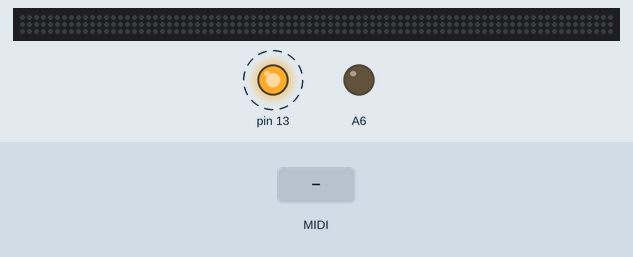
Simulated run of this sketch. Board: Teensy 4. Shown: 85×3 RGB LED matrix (first LED top left, wired row by row), output pins drawn as LEDs (lit = HIGH). Dashed ring = blinking. Inputs (shaded band) come from the test bench. The strip is taken to match the declared colour order; random numbers use the default seed unless the sketch sets one.

Above: at 1.2 s.
1.3 s: MIDI note 36 received
At 1.53 s:
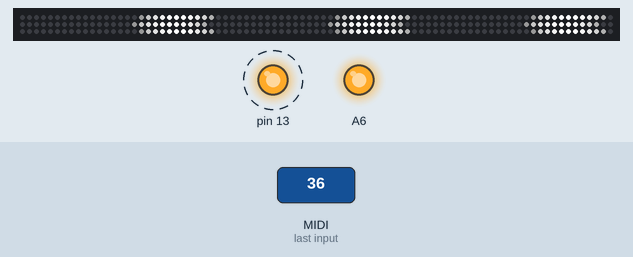
4.2 s: MIDI note 48 received
At 4.41 s:
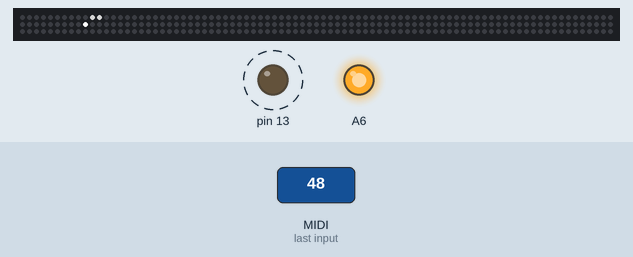
At 5.5 s:
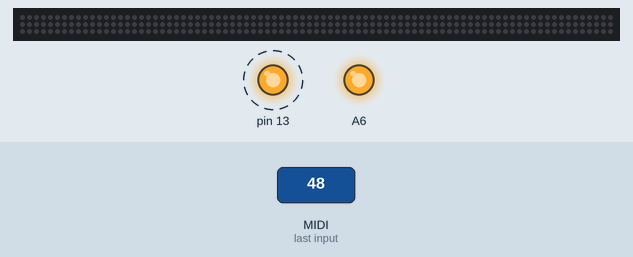
Timing chart, 0 to 12.0 s (numbered marks = the images above; inputs shaded):
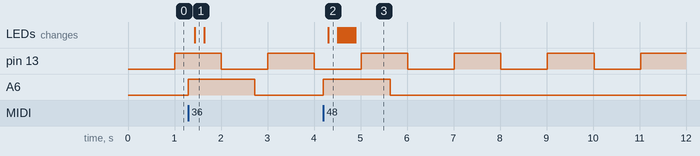

Measured:
- after the input at 1.3 s, A6: LOW → HIGH at once, → LOW 1.4 s later; the LEDs: change after 0.14 s (image 1)
- after the input at 4.2 s, A6: LOW → HIGH at once, → LOW 1.4 s later; the LEDs: change after 0.11 s (image 2)
- by itself, pin 13: alternates HIGH for 1.0 s and LOW for 1.0 s

The sketch:

NeoPixelLights.ino
```cpp
//#include <MIDI.h>

#include <elapsedMillis.h>
#include <Adafruit_NeoPixel.h>
#include "util.h"
#include "RGB.h"

#define DEBUG false

#define PIXELWIDTH 85
#define PIXELHEIGHT 3
#define PIXELPIN 17

float value [8];
RGB main_color = {255,255,255};

Adafruit_NeoPixel pixels(PIXELWIDTH*PIXELHEIGHT, PIXELPIN, NEO_RBG + NEO_KHZ800);

#include "Canvas3D.h"
#include "Animations.h"

Canvas3D<PIXELWIDTH,PIXELHEIGHT> static_canvas;
Canvas3D<PIXELWIDTH,PIXELHEIGHT> fading_canvas;

elapsedMillis LEDtimer;
elapsedMillis BLINKtimer;
elapsedMillis ANIMATIONtimer;
int nextAnimation = 3000;

bool BLINKstate;

int ledTimer;

void setup() {
  Serial.begin(9600);

  usbMIDI.setHandleNoteOn(noteOn);
  usbMIDI.setHandleNoteOff(noteOff);
  usbMIDI.setHandleControlChange(controlChange);

  pinMode(13,OUTPUT);
  pinMode(20,OUTPUT);

  pixels.begin();
  pixels.clear();
  #if DEBUG
  pixels.setBrightness(10);
  #endif DEBUG
  pixels.show();
}

void loop() {
  usbMIDI.read();

  if (ledTimer>0) {
    ledTimer--;
    digitalWrite(20,HIGH);
  }
  else {
    digitalWrite(20,LOW);
  }

  if (BLINKtimer>1000) {
    BLINKtimer = 0;
    BLINKstate = !BLINKstate;
    digitalWrite(13,(BLINKstate)?HIGH:LOW);
  }


  if (LEDtimer>40) {
    LEDtimer = 0;

    Animation * animation = NULL;

    static_canvas.clear();
    for (int a=0; a<5; a++) {
      animation = static_animations[a];
      animation->draw(&static_canvas);
    }

    fading_canvas.mult(fmap(value[0],0,1,0.5,0.95));
    for (int a=0; a<2; a++) {
      animation = fading_animations[a];
      animation->draw(&fading_canvas);
    }

    static_canvas.add(&fading_canvas);

    pixels.clear();

    for (int x=0; x<PIXELWIDTH; x++) {
      for (int y=0; y<PIXELHEIGHT; y++)
        if (y%2==0) {
          pixels.setPixelColor(x+y*PIXELWIDTH, static_canvas.getColor(x,y));
        }
        else {
          pixels.setPixelColor(PIXELWIDTH-x+y*PIXELWIDTH, static_canvas.getColor(x,y));
        }
    }
    pixels.show();
  }

}

void noteOn (byte channel, byte note, byte velocity) {
  ledTimer = 2000;
  note = note%8;
  if (note==0)
    scanlines.trigger();
  if (note==1)
    rain.trigger();
  if (note==2)
    randomcrashes.trigger();
  if (note==3)
    noise.gate_on();
  if (note==4)
    wave.gate_on();
  if (note==5)
    flash.gate_on();
}

void noteOff (byte channel, byte note, byte velocity) {
  note = note%8;
  if (note==0) {}
  if (note==1) {}
  if (note==2) {}
  if (note==3)
    noise.gate_off();
  if (note==4)
    wave.gate_off();
  if (note==5)
    flash.gate_off();
}

void controlChange (byte channel, byte cc, byte val) {
  ledTimer = 2000;
  if (cc<8) value[cc] = float(val)/127.;

  main_color = RGB::mix({255, 48, 48},{168, 102, 22},value[3]);
  main_color = main_color.get(fmap(value[1],0,1,0.05,1));
  main_color = RGB::saturate(main_color,value[2]);
}
```

Animation.h
```cpp
#define BIDIRECTIONAL 0
#define LEFT -1
#define RIGHT 1

class Animation {
public:
  bool triggered;
  bool gate = false;
  int min_life = 0;
  int max_life = 12;
  int min_speed = 15;
  int max_speed = 30;

  Animation(int min_l, int max_l, int min_s, int max_s) {
    min_life = min_l;
    max_life = max_l;
    min_speed = min_s;
    max_speed = max_s;
  }

  void handle (Canvas3D<PIXELWIDTH,PIXELHEIGHT>* c) {
    if (triggered || gate) {
      trigger();
      triggered = false;
    }
    draw(c);
  }

  virtual void draw(Canvas3D<PIXELWIDTH,PIXELHEIGHT>* c) {}

  virtual void init() {}

  virtual void trigger() {}

  void set_trigger (bool b) {
    triggered = b;
  }

  void gate_on() {
    gate = true;
  }

  void gate_off() {
    gate = false;
  }

  float random_speed(int dir, float min, float max) {
    float speed = float(random(min * 100, max * 100)) / (40. * 100);
    if (dir == 0)
      return speed * ((coin()) ? -1 : 1);
    else
      return speed * ((dir > 0) ? 1 : -1);
  }
};

#include "Particle.h"
```

Animations.h
```cpp
#include "Animation.h"

class RandomCrashes : public Animation {
public:
  Particle sparks[30];

  RandomCrashes(int min_l, int max_l, int min_s, int max_s)
    : Animation(min_l,max_l,min_s,max_s) {}

  void draw(Canvas3D<PIXELWIDTH,PIXELHEIGHT>* c) {
    for (int i = 0; i < 30; i++) sparks[i].move(PIXELWIDTH,PIXELHEIGHT);
    for (int i = 0; i < 30; i++) sparks[i].draw(c, min_life, max_life);
  }

  void trigger() {
    float x = random(PIXELWIDTH);
    float y = random(PIXELHEIGHT);
    int n = 0;
    int count = (int)fmap(value[0],0,1,1,10);
    for (int i = 0; i < 30; i++) {
      if (sparks[i].lifetime==0) {
        int l = random(min_life, max_life);
        float dx = random_speed(BIDIRECTIONAL, min_speed, max_speed);
        float dy = random_speed(BIDIRECTIONAL, min_speed, max_speed);
        sparks[i].set(x, dx, y, dy, l, main_color);
        n++;
      }
      if (n==count) return;
    }
  }
};
RandomCrashes randomcrashes(0,12,1,30);

class ScanLines : public Animation {
public:
  Particle particles[30];

  ScanLines(int min_l, int max_l, int min_s, int max_s)
    : Animation(min_l,max_l,min_s,max_s) {}

  virtual void draw(Canvas3D<PIXELWIDTH,PIXELHEIGHT>* c) {
    for (int i = 0; i < 30; i++) particles[i].move(PIXELWIDTH,PIXELHEIGHT);
    for (int i = 0; i < 30; i++) {
      particles[i].draw(c);
    }
  }

  void trigger() {
    int n=0;
    int count = (int)fmap(value[0],0,1,1,10);
    for (int i = 0; i < 30; i++) {
      if (particles[i].lifetime == 0) {
        int l = 10000;
        float x = 0+(n++);
        float dx = 5.25;
        particles[i].set(x, dx, 0, 0, l, main_color);
        if (n==count) return;
      }
    }
  }
};
ScanLines scanlines(0,0,10,50);

class Wave : public Animation {
public:
  Wave(int min_l, int max_l, int min_s, int max_s)
    : Animation(min_l,max_l,min_s,max_s) {}

  void draw(Canvas3D<PIXELWIDTH,PIXELHEIGHT>* c) {
    if (gate) {
      float min = fmap(value[0],0,1,-2,0);
      int l = PIXELWIDTH/3;
      float t = millis();
      for (int i = 0; i < l; i++) {
        float phase = float(i) / float(l) * PI * 2.0;
        float vA = (sin(t / fmap(value[0],0,1,500,100) + phase) + 1) / 2.0;
        RGB a = main_color.get(fmap(vA,0,1,min,1));
        for (int n=0; n<3; n++) {
          for (int y=0; y<PIXELHEIGHT; y++) {
            c->add(i+n*l,y, a);
          }
        }
      }
    }
  }
};
Wave wave(0,0,0,0);

class Noise : public Animation {
public:
  Noise(int min_l, int max_l, int min_s, int max_s)
    : Animation(min_l,max_l,min_s,max_s) {}

  void draw(Canvas3D<PIXELWIDTH,PIXELHEIGHT>* c) {
    if (gate) {
      long thr = (long)map(value[0], 0, 1, 98, 50);
      for (int x = 0; x < PIXELWIDTH; x++) {
        for (int y = 0; y < PIXELHEIGHT; y++) {
          if ((long)random(100) > thr) {
            c->add(x,y, main_color);
          }
        }
      }
    }
  }
};
Noise noise(0,0,0,0);

class Flash : public Animation {
public:
  Flash(int min_l, int max_l, int min_s, int max_s)
    : Animation(min_l,max_l,min_s,max_s) {}

  void draw(Canvas3D<PIXELWIDTH,PIXELHEIGHT>* c) {
    if (gate) {
      RGB col = main_color.get(fmap(value[0], 0, 1, 0.1, 0.5));
      for (int x = 0; x < PIXELWIDTH; x++) {
        for (int y = 0; y < PIXELHEIGHT; y++) {
          c->add(x,y, col);
        }
      }
    }
  }
};
Flash flash(0,0,0,0);

class SeaLine : public Animation {
public:
  Particle particles[10];

  SeaLine(int min_l, int max_l, int min_s, int max_s)
    : Animation(min_l,max_l,min_s,max_s) {}

  void activateParticle() {
    for (int i = 0; i < 10; i++) {
      if (particles[i].lifetime == 0) {
        int l = random(min_life, max_life);
        float x = 0;
        float dx = random_speed(RIGHT, min_speed, max_speed);
        float y = (int)random(PIXELHEIGHT);
        float dy = 0;

        particles[i].set(x, dx, y, dy, l, main_color);
        return;
      }
    }
  }
  virtual void draw(Canvas3D<PIXELWIDTH,PIXELHEIGHT>* c) {
    for (int i = 0; i < 10; i++) particles[i].move(PIXELWIDTH,PIXELHEIGHT);
    for (int i = 0; i < 10; i++) particles[i].draw(c);
  }
  void trigger() {
    activateParticle();
  }
};
SeaLine sealine(50,500,13,20);

class Rain : public Animation {
public:

  Rain(int min_l, int max_l, int min_s, int max_s)
    : Animation(min_l,max_l,min_s,max_s) {}

  void draw(Canvas3D<PIXELWIDTH,PIXELHEIGHT>* c) {
    if (triggered) {
      int x = random(PIXELWIDTH);
      int y = random(PIXELHEIGHT);
      c->set(x,y, main_color);
      triggered = false;
    }
  }
  void trigger() {
    triggered = true;
  }
};
Rain rain(0,0,0,0);

Animation* static_animations[] = {
  &wave,
  &scanlines,
  &randomcrashes,
  &noise,
  &flash
};

Animation* fading_animations[] = {
  &sealine,
  &rain
};
```

Canvas3D.h
```cpp
template<int X_SIZE, int Y_SIZE>
struct Canvas3D {
  RGB pixels [X_SIZE][Y_SIZE];

  void clear () {
    for (int x=0; x<X_SIZE; x++) {
      for (int y=0; y<Y_SIZE; y++) pixels[x][y] = {0,0,0};
    }
  }

  void set (int x, int y, RGB rgb) {
    pixels[x][y].set(rgb);
  }

  void add (int x, int y, RGB rgb) {
    set(x,y,RGB::add(get(x,y),rgb));
  }

  void add (Canvas3D * c) {
    for (int x=0; x<X_SIZE; x++) {
      for (int y=0; y<Y_SIZE; y++) add(x,y,c->get(x,y));
    }
  }

  RGB get (int x, int y) {
    return pixels[x][y];
  }

  uint32_t getColor (int x, int y) {
    return pixels[x][y].get();
  }

  void add (RGB rgb) {
    for (int x=0; x<X_SIZE; x++) {
      for (int y=0; y<Y_SIZE; y++) set(x,y,RGB::add(get(x,y),rgb));
    }
  }

  void mix (RGB rgb, float m) {
    for (int x=0; x<X_SIZE; x++) {
      for (int y=0; y<Y_SIZE; y++) set(x,y,RGB::mix(get(x,y),rgb,m));
    }
  }

  void mult (float v) {
    for (int x=0; x<X_SIZE; x++) {
      for (int y=0; y<Y_SIZE; y++) set(x,y,get(x,y).get(v));
    }
  }
};
```

Particle.h
```cpp
struct Particle {
  float x,y;
  float dx,dy;
  int lifetime;
  RGB base_color;
  bool bounce;
  void set (float x_, float dx_, float y_, float dy_, int l, RGB rgb) {
    x = x_;
    dx = dx_;
    y = y_;
    dy = dy_;
    lifetime = l;
    base_color.set(rgb);
  }
  void move (int x_max, int y_max) {
    if (lifetime>0) lifetime--;
    x += dx;
    y += dy;
    if (x>x_max || x<0 || y>y_max || y<0) {
      lifetime = 0;
    }
  }
  void draw (Canvas3D<PIXELWIDTH,PIXELHEIGHT> * c) {
    if (lifetime<=0 || x<0 || x>=PIXELWIDTH || y<0 || y>=PIXELHEIGHT) return;
    int x_s = int(x);
    int x_e = x+1;
    float x_ratio = x-x_s;
    int y_s = int(y);
    int y_e = y+1;
    float y_ratio = y-y_s;
    RGB col = base_color.get((lifetime<0)?1:(float(lifetime)/50));
    c->add(x_s,y_s,col.get(1-x_ratio));
    c->add(x_e,y_s,col.get(x_ratio));
    // TODO: CHECK ratio???
    c->add(x_s,y_e,col.get(1-y_ratio));
    c->add(x_e,y_e,col.get(y_ratio));
  }
  void draw (Canvas3D<PIXELWIDTH,PIXELHEIGHT> * c, int min_life, int max_life) {
    if (lifetime<=0 || x<0 || x>=PIXELWIDTH || y<0 || y>=PIXELHEIGHT) return;
    int x_s = int(x);
    int x_e = x+1;
    float x_ratio = x-x_s;
    int y_s = int(y);
    int y_e = y+1;
    float y_ratio = y-y_s;
    RGB col = base_color.get((lifetime<0)?1:fmap(lifetime,min_life,max_life,0,1));
    c->add(x_s,y_s,col.get(1-x_ratio));
    c->add(x_e,y_s,col.get(x_ratio));
    // TODO: CHECK ratio???
    c->add(x_s,y_e,col.get(1-y_ratio));
    c->add(x_e,y_e,col.get(y_ratio));
  }
  void draw (Canvas3D<PIXELWIDTH,PIXELHEIGHT> * c, int y_) {
    if (lifetime<=0 || x<0 || x>=PIXELWIDTH || y<0 || y>=PIXELHEIGHT) return;
    int x_s = int(x);
    int x_e = x+1;
    float x_ratio = x-x_s;
    RGB col = base_color.get((lifetime<0)?1:(float(lifetime)/50));
    c->add(x_s,y_,col.get(1-x_ratio));
    c->add(x_e,y_,col.get(x_ratio));
  }
  bool check_collision (Particle p) {
    return (abs(x-p.x)<=0.25);
  }
};
```

RGB.h
```cpp
struct RGB {
  uint8_t r,g,b;

  void set (uint8_t _r, uint8_t _g, uint8_t _b) {
    r = _r;
    g = _g;
    b = _b;
  }

  void set (RGB rgb) {
    r = rgb.r;
    g = rgb.g;
    b = rgb.b;
  }

  uint32_t get () {
    return ((uint32_t)r << 16) | ((uint32_t)g << 8) | b;
  }

  RGB get (float v) {
    if (v<0) v = 0;
    if (v>1) v = 1;
    return {uint8_t(float(r)*v), uint8_t(float(g)*v), uint8_t(float(b)*v)};
  }

  static RGB mix (RGB c1, RGB c2) {
    return mix(c1,c2,0.5);
  }

  static RGB mix (RGB c1, RGB c2, float m) {
    float r = float(c1.r)*(1.-m)+float(c2.r)*(m);
    if (r>255) r = 255;
    float g = float(c1.g)*(1.-m)+float(c2.g)*(m);
    if (g>255) g = 255;
    float b = float(c1.b)*(1.-m)+float(c2.b)*(m);
    if (b>255) b = 255;
    return {uint8_t(r),uint8_t(g),uint8_t(b)};
  }
  static RGB mix (RGB c1, RGB c2, RGB c3, float m) {
    //Serial.println(m);
    if (m<=0.5) return mix(c1,c2,m*2);
    return mix(c2,c3,(m*2.)-1.);
  }

  static RGB add (RGB c1, RGB c2) {
    uint8_t r = constrain(c1.r+c2.r,0,255);
    uint8_t g = constrain(c1.g+c2.g,0,255);
    uint8_t b = constrain(c1.b+c2.b,0,255);
    return {r,g,b};
  }

  static RGB sub (RGB c1, RGB c2) {
    uint8_t r = constrain(c1.r-c2.r,0,255);
    uint8_t g = constrain(c1.g-c2.g,0,255);
    uint8_t b = constrain(c1.b-c2.b,0,255);
    return {r,g,b};
  }

  static RGB saturate (RGB c, float s) {
    int average = (c.r+c.g+c.b)/3;
    uint8_t r = (uint8_t)fmap(s,0,1,average,c.r);
    uint8_t g = (uint8_t)fmap(s,0,1,average,c.g);
    uint8_t b = (uint8_t)fmap(s,0,1,average,c.b);
    return {r,g,b};
  }
};

//https://coolors.co/2b3a67-496a81-66999b-b3af8f-ffc482
//https://www.rapidtables.com/convert/color/hex-to-rgb.html

RGB scheme_0 [] = {
  {184, 51, 106},
  {196, 144, 209},
  {172, 172, 222},
  {171, 218, 252},
  {229, 252, 255}
};

RGB scheme_1 [] = {
  {235, 233, 233},
  {243, 248, 242},
  {53, 129, 184},
  {252, 176, 126},
  {222, 226, 214}
};

RGB scheme_2 [] = {
  {144, 252, 249},
  {99, 180, 209},
  {118, 153, 212},
  {148, 72, 188},
  {72, 3, 85}
};

RGB scheme_3 [] = {
  {43, 58, 103},
  {73, 106, 129},
  {102, 153, 155},
  {179, 175, 143},
  {255, 196, 130}
};

RGB * schemes [] = {
  scheme_0,
  scheme_1,
  scheme_2,
  scheme_3
};

int scheme = 0;
float dim = 0.7;

RGB frst_color = schemes[scheme][0].get(dim);
RGB scnd_color = schemes[scheme][2].get(dim);
RGB thrd_color = schemes[scheme][4].get(dim);

void randomize_scheme () {
  scheme = random(4);

  frst_color.set(schemes[scheme][0].get(dim));
  scnd_color.set(schemes[scheme][2].get(dim));
  thrd_color.set(schemes[scheme][4].get(dim));
}

RGB random_color () {
  return schemes[scheme][random(5)].get(dim);
}


// red: { 255, 48, 48 }
// coral: { 255, 90, 75 }
// salmon: { 255, 135, 75 }
// orange: { 120, 25, 2 }
// yellow: { 153, 99, 28 }
// creme: { 138, 70, 45 }
// dark yellow: {168, 102, 22}
```

util.h
```cpp
float fmap (float value, float in_low, float in_high, float out_low, float out_high) {
  return ((value-in_low)/(in_high-in_low)*(out_high-out_low)+out_low);
}

bool coin () {
  return (random(100)>50);
}
```
